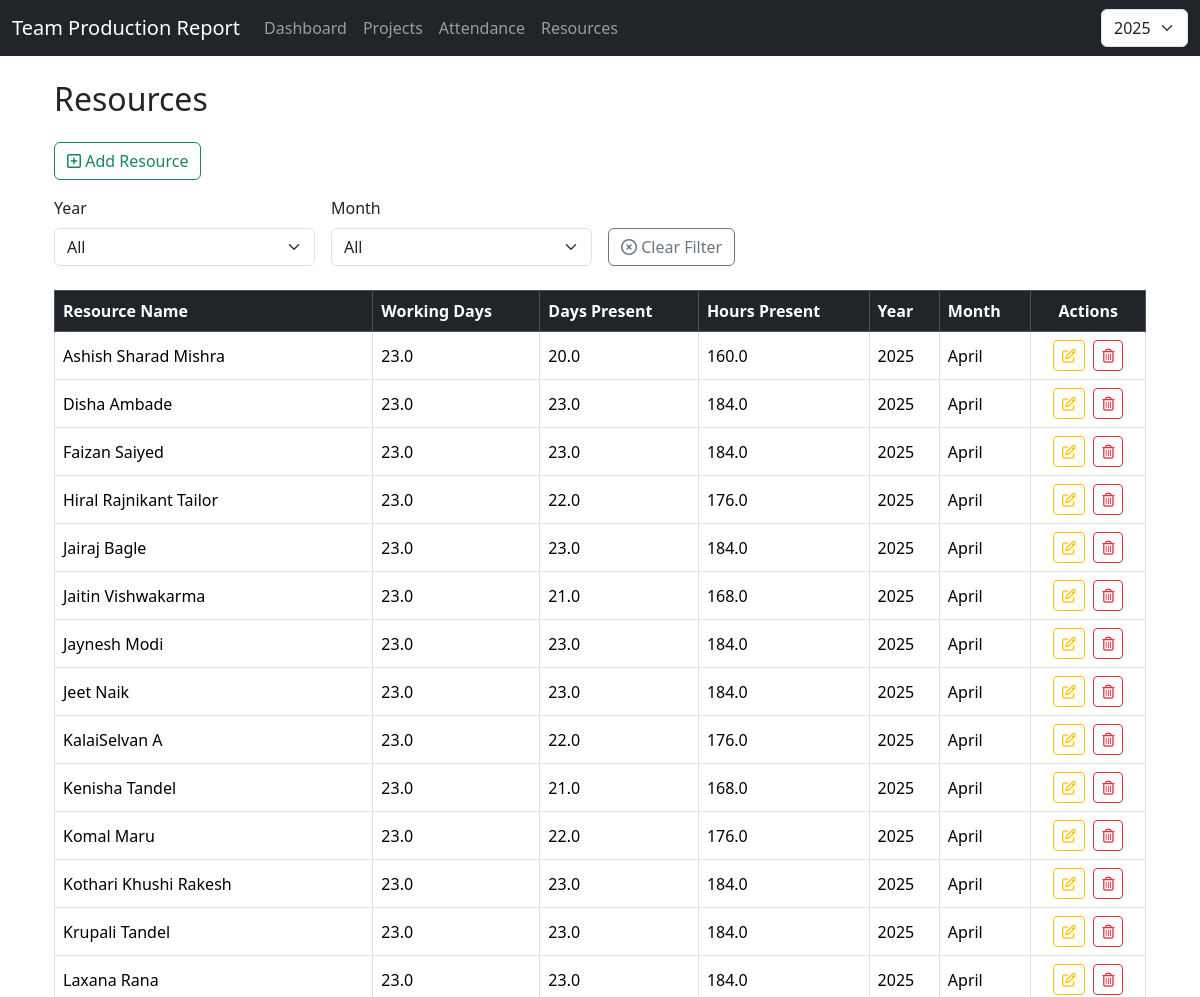
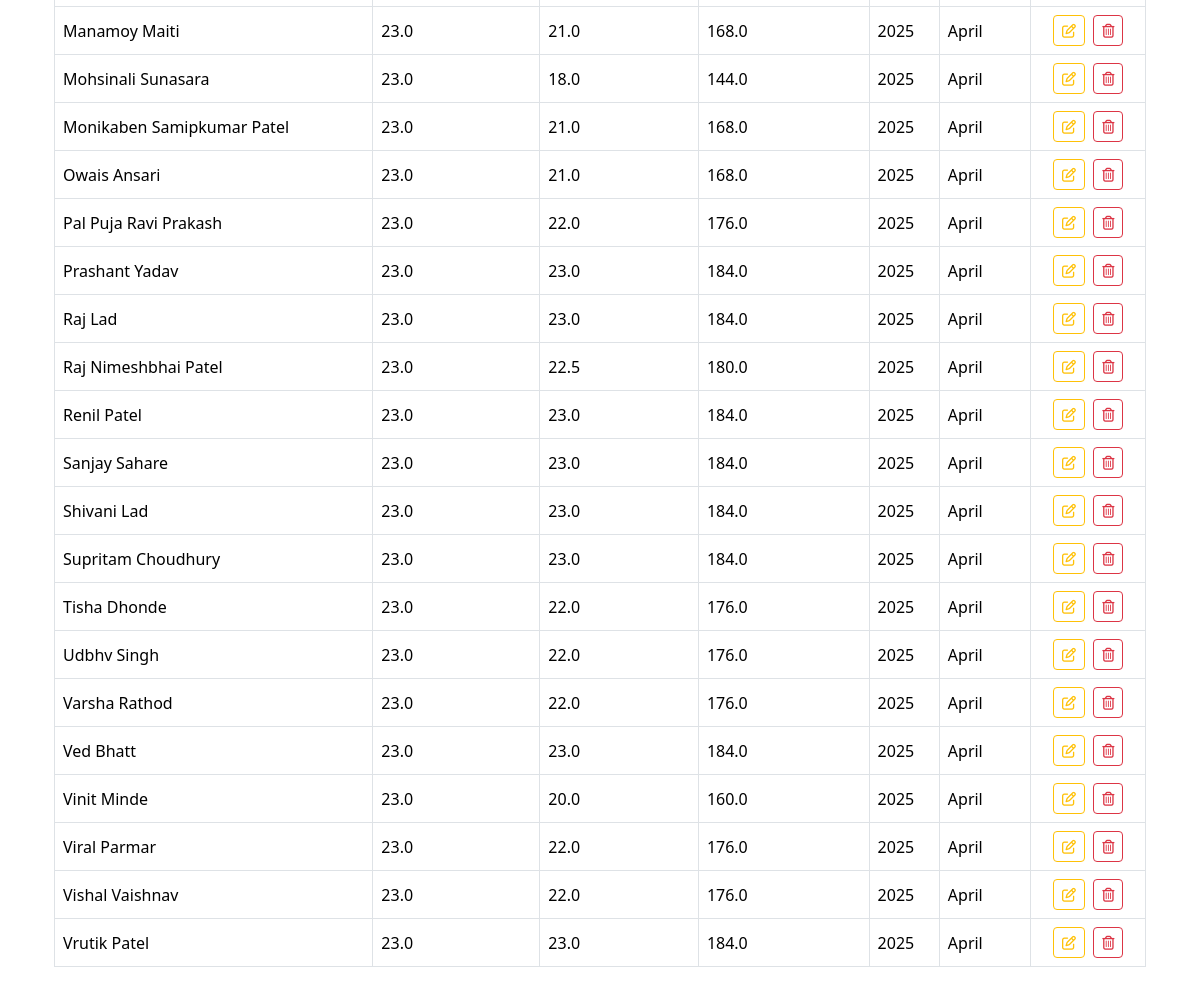
Page /resources/ on the committed database (2 pictures, top to bottom).
### resources/models.py (models this page shows, shortened)
class Resource(models.Model):
    resource_name = models.CharField(
        max_length=100,
        help_text="Enter the full name of the resource"
    )
    year = models.PositiveIntegerField(
        help_text="Enter the year manually (e.g., 2025)"
    )
    month = models.PositiveSmallIntegerField(
        choices=[(i, calendar.month_name[i]) for i in range(1, 13)],
        help_text="Enter the month manually (1–12)"
    )
    working_days = models.FloatField(
        null=True,
        blank=True,
        help_text="Leave blank to auto-calculate (Mon–Fri + 1st Saturday)"
    )
    present_day = models.FloatField(
        default=0,
        help_text="Days resource was present"
    )
    present_hours = models.FloatField(
        default=0,
        help_text="Auto-calculated as present_day × 8 hours if not set"
    )
    created_at = models.DateTimeField(auto_now_add=True)
    counting = models.FloatField(default=0, help_text="Counting value")
    is_active = models.BooleanField(
        default=True,
        help_text="Uncheck to deactivate this resource instead of deleting."
    )
    class Meta:
        db_table = 'resources'
        ordering = ['-year', '-month', 'resource_name']
        verbose_name = 'Resource'
        verbose_name_plural = 'Resources'
        unique_together = ('resource_name', 'year', 'month')

### resources/views.py (the view)
# urls.py: path("", views.resource_list, name="resource_list"),  # List all resources at /resources/
def resource_list(request):
    resources = Resource.objects.all()
    year = request.GET.get("year")
    month = request.GET.get("month")
    if year:
        resources = resources.filter(year=year)
    if month:
        resources = resources.filter(month=month)
    years = Resource.objects.values_list('year', flat=True).distinct().order_by('-year')
    months = [(i, month_name[i]) for i in range(1, 13)]
    return render(request, "resources/resource_list.html", {
        "resources": resources,
        "years": years,
        "months": months,
    })

### resources/templates/resources/resource_list.html (shortened to what this page needs)
{% extends "base.html" %}
{% load static %}
{% block content %}
<div class="container mt-4">
    <h2 class="mb-4">Resources</h2>
    <a href="{% url 'resources:resource_create' %}" class="btn btn-outline-success mb-3">
        <i class="far fa-plus-square"></i> Add Resource
    </a>
    <form method="get" id="filterForm" class="row g-3 align-items-end mb-4">
        <div class="col-md-3">
            <label for="year" class="form-label">Year</label>
            <select class="form-select" id="year" name="year">
                <option value="">All</option>
            </select>
        </div>
        <div class="col-md-3">
            <label for="month" class="form-label">Month</label>
            <select class="form-select" id="month" name="month">
                <option value="">All</option>
            </select>
        </div>
        <div class="col-md-2 d-flex">
            <a href="{% url 'resources:resource_list' %}" class="btn btn-outline-secondary mt-auto">
                <i class="far fa-times-circle"></i> Clear Filter
            </a>
        </div>
    </form>
    {% if resources %}
    <div class="table-responsive">
        <table class="table table-bordered table-hover align-middle">
            <thead class="table-dark">
                <tr>
                    <th>Resource Name</th>
                    <th>Working Days</th>
                    <th>Days Present</th>
                    <th>Hours Present</th>
                    <th>Year</th>
                    <th>Month</th>
                    <th class="text-center">Actions</th>
                </tr>
            </thead>
            <tbody>
                {% for r in resources %}
                <tr>
                    <td>{{ r.resource_name }}</td>
                    <td>{{ r.working_days }}</td>
                    <td>{{ r.present_day }}</td>
                    <td>{{ r.present_hours }}</td>
                    <td>{{ r.year }}</td>
                    <td>{{ r.get_month_display }}</td>
                    <td class="text-center">
                        <a href="{% url 'resources:resource_update' r.pk %}" class="btn btn-sm btn-outline-warning me-1">
                            <i class="far fa-edit"></i>
                        </a>
                        <a href="{% url 'resources:resource_delete' r.pk %}" class="btn btn-sm btn-outline-danger">
                            <i class="far fa-trash-alt"></i>
                        </a>
                    </td>
                </tr>
                {% endfor %}
            </tbody>
        </table>
    </div>
    {% else %}
        <div class="alert alert-info"><i class="far fa-folder-open"></i> No resources found.</div>
    {% endif %}
</div>
{% endblock %}

### rows in the picture
Resource: resource_name "Ashish Sharad Mishra", working_days "23.0", present_day "20.0", present_hours "160.0", year "2025", month "April"
Resource: resource_name "Disha Ambade", working_days "23.0", present_day "23.0", present_hours "184.0", year "2025", month "April"
Resource: resource_name "Faizan Saiyed", working_days "23.0", present_day "23.0", present_hours "184.0", year "2025", month "April"
Resource: resource_name "Hiral Rajnikant Tailor", working_days "23.0", present_day "22.0", present_hours "176.0", year "2025", month "April"
Resource: resource_name "Jairaj Bagle", working_days "23.0", present_day "23.0", present_hours "184.0", year "2025", month "April"
Resource: resource_name "Jaitin Vishwakarma", working_days "23.0", present_day "21.0", present_hours "168.0", year "2025", month "April"
Resource: resource_name "Jaynesh Modi", working_days "23.0", present_day "23.0", present_hours "184.0", year "2025", month "April"
Resource: resource_name "Jeet Naik", working_days "23.0", present_day "23.0", present_hours "184.0", year "2025", month "April"
Resource: resource_name "KalaiSelvan A", working_days "23.0", present_day "22.0", present_hours "176.0", year "2025", month "April"
Resource: resource_name "Kenisha Tandel", working_days "23.0", present_day "21.0", present_hours "168.0", year "2025", month "April"
Resource: resource_name "Komal Maru", working_days "23.0", present_day "22.0", present_hours "176.0", year "2025", month "April"
Resource: resource_name "Kothari Khushi Rakesh", working_days "23.0", present_day "23.0", present_hours "184.0", year "2025", month "April"
Resource: resource_name "Krupali Tandel", working_days "23.0", present_day "23.0", present_hours "184.0", year "2025", month "April"
Resource: resource_name "Laxana Rana", working_days "23.0", present_day "23.0", present_hours "184.0", year "2025", month "April"
Resource: resource_name "Manamoy Maiti", working_days "23.0", present_day "21.0", present_hours "168.0", year "2025", month "April"
Resource: resource_name "Mohsinali Sunasara", working_days "23.0", present_day "18.0", present_hours "144.0", year "2025", month "April"
Resource: resource_name "Monikaben Samipkumar Patel", working_days "23.0", present_day "21.0", present_hours "168.0", year "2025", month "April"
Resource: resource_name "Owais Ansari", working_days "23.0", present_day "21.0", present_hours "168.0", year "2025", month "April"
Resource: resource_name "Pal Puja Ravi Prakash", working_days "23.0", present_day "22.0", present_hours "176.0", year "2025", month "April"
Resource: resource_name "Prashant Yadav", working_days "23.0", present_day "23.0", present_hours "184.0", year "2025", month "April"
Resource: resource_name "Raj Lad", working_days "23.0", present_day "23.0", present_hours "184.0", year "2025", month "April"
Resource: resource_name "Raj Nimeshbhai Patel", working_days "23.0", present_day "22.5", present_hours "180.0", year "2025", month "April"
Resource: resource_name "Renil Patel", working_days "23.0", present_day "23.0", present_hours "184.0", year "2025", month "April"
Resource: resource_name "Sanjay Sahare", working_days "23.0", present_day "23.0", present_hours "184.0", year "2025", month "April"
Resource: resource_name "Shivani Lad", working_days "23.0", present_day "23.0", present_hours "184.0", year "2025", month "April"
Resource: resource_name "Supritam Choudhury", working_days "23.0", present_day "23.0", present_hours "184.0", year "2025", month "April"
Resource: resource_name "Tisha Dhonde", working_days "23.0", present_day "22.0", present_hours "176.0", year "2025", month "April"
Resource: resource_name "Udbhv Singh", working_days "23.0", present_day "22.0", present_hours "176.0", year "2025", month "April"
Resource: resource_name "Varsha Rathod", working_days "23.0", present_day "22.0", present_hours "176.0", year "2025", month "April"
Resource: resource_name "Ved Bhatt", working_days "23.0", present_day "23.0", present_hours "184.0", year "2025", month "April"
Resource: resource_name "Vinit Minde", working_days "23.0", present_day "20.0", present_hours "160.0", year "2025", month "April"
Resource: resource_name "Viral Parmar", working_days "23.0", present_day "22.0", present_hours "176.0", year "2025", month "April"
Resource: resource_name "Vishal Vaishnav", working_days "23.0", present_day "22.0", present_hours "176.0", year "2025", month "April"
Resource: resource_name "Vrutik Patel", working_days "23.0", present_day "23.0", present_hours "184.0", year "2025", month "April"

### other values in the picture
form field value "2025"
